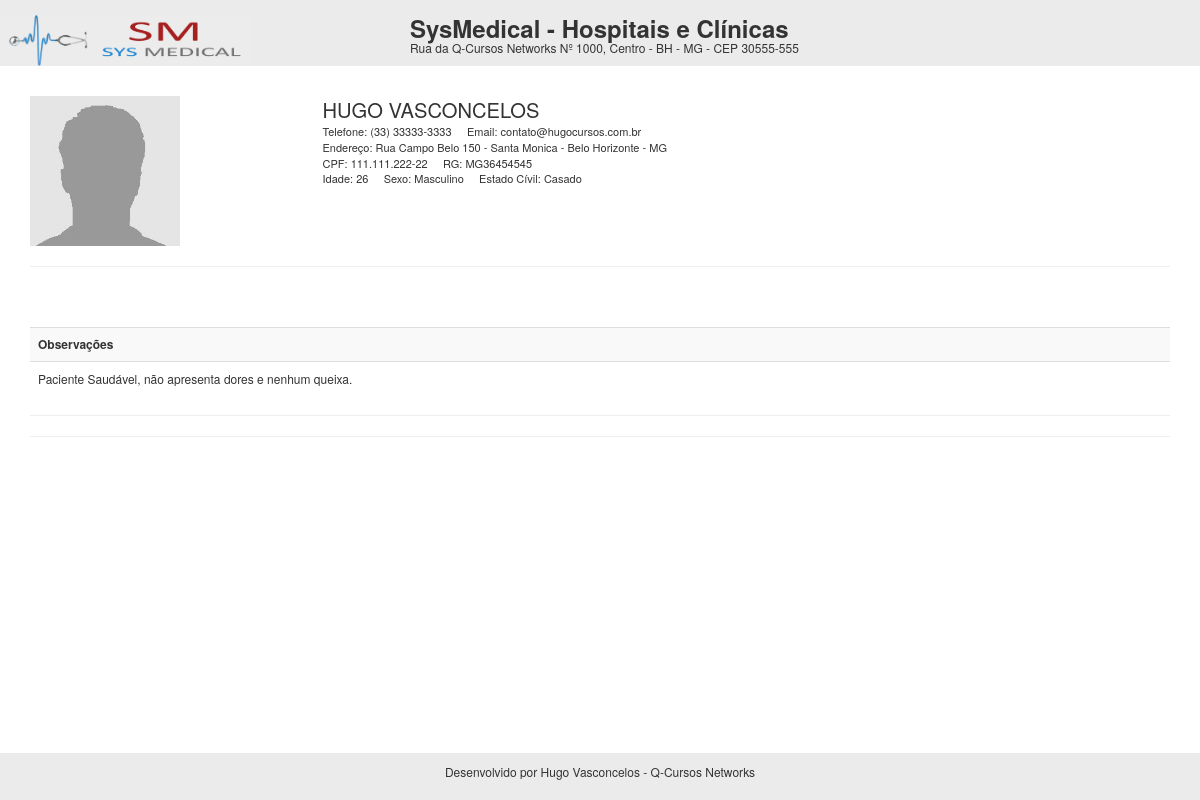
The app's page /painel-atend/rel/rel_ficha.php?id=1 with its own data.
### tables this page shows
CREATE TABLE `pacientes` (
  `id` int(11) NOT NULL AUTO_INCREMENT,
  `nome` varchar(35) NOT NULL,
  `cpf` varchar(20) NOT NULL,
  `rg` varchar(20) NOT NULL,
  `telefone` varchar(15) NOT NULL,
  `email` varchar(35) NOT NULL,
  `data_nasc` date NOT NULL,
  `idade` int(11) NOT NULL,
  `civil` varchar(15) NOT NULL,
  `sexo` varchar(15) NOT NULL,
  `endereco` varchar(100) DEFAULT NULL,
  `obs` varchar(350) DEFAULT NULL,
  PRIMARY KEY (`id`)
);

### painel-atend/rel/rel_ficha.php (the view, shortened to what this page needs)
<?php
include('../../conexao.php');
$id = $_GET['id'];
 ?>
<link rel="stylesheet" href="https://maxcdn.bootstrapcdn.com/bootstrap/3.3.7/css/bootstrap.min.css">
<div class="cabecalho">
		<div class="row">
			<div class="col-sm-4">
			  <img src="../../img/logo-rel.jpg" width="250px">
			</div>
			<div class="col-sm-6">
			 <h3 class="titulo"><b>SysMedical - Hospitais e Clínicas</b></h3>
			 <h6 class="titulo">Rua da Q-Cursos Networks Nº 1000, Centro - BH - MG - CEP 30555-555</h6>
			</div>
		</div>
</div>
<div class="container">
			<?php
			$res = $pdo->query("SELECT * from pacientes where id = '$id' order by nome asc");
			$dados = $res->fetchAll(PDO::FETCH_ASSOC);
			for ($i=0; $i < count($dados); $i++) {
			$nome = $dados[$i]['nome'];
			$cpf = $dados[$i]['cpf'];
			$rg = $dados[$i]['rg'];
			$telefone = $dados[$i]['telefone'];
			$email = $dados[$i]['email'];
			$idade = $dados[$i]['idade'];
			$civil = $dados[$i]['civil'];
			$sexo = $dados[$i]['sexo'];
			$obs = $dados[$i]['obs'];
            }
         	?>
			<div class="row">
				<div class="col-sm-3">
					<?php
						if($sexo == 'Masculino'){
							echo '<img src="../../img/homem.jpg" width="150px">';
						}else{
							echo '<img src="../../img/mulher.jpg" width="150px">';
						}
					 ?>
				</div>
				<div class="col-sm-9">
				   <big><big><?php echo strtoupper($nome) ?></big></big><br>
				   <span class="dados">Telefone: <?php echo $telefone ?> &nbsp; &nbsp; Email: <?php echo $email ?> </span><br>
				    <span class="dados">Endereço: Rua Campo Belo 150 - Santa Monica - Belo Horizonte - MG </span><br>
				     <span class="dados">CPF: <?php echo $cpf ?> &nbsp; &nbsp; RG: <?php echo $rg ?> </span><br>
				     <span class="dados">Idade: <?php echo $idade ?> &nbsp; &nbsp; Sexo: <?php echo $sexo ?> &nbsp; &nbsp; Estado Cívil: <?php echo $civil ?> </span><br>
				</div>
			</div>
		<hr>
		<br><br>
		<table class="table">
			<tr bgcolor="#f9f9f9">
				<td style="font-size:12px"> <b>Observações</b> </td>
			</tr>
                <tr>
				<td style="font-size:12px"> <?php echo $obs; ?> </td>
				</tr>
		</table>
		<hr>
		<hr>
</div>
<div class="footer">
 <p style="font-size:12px" align="center">Desenvolvido por Hugo Vasconcelos - Q-Cursos Networks</p>
</div>

### painel-atend/rel/rel_ficha.php (style rules this page uses)
.footer { position:absolute; bottom:0; width:100%; background-color: #ebebeb; padding:10px; }
.cabecalho { background-color: #ebebeb; padding-top:15px; margin-bottom:30px; }
.titulo { margin:0; }
.dados { font-size:11px; }

### records on screen
pacientes: nome "HUGO VASCONCELOS", telefone "(33) 33333-3333", email "contato@hugocursos.com.br", cpf "111.111.222-22", rg "MG36454545", idade "26", sexo "Masculino", civil "Casado", obs "Paciente Saudável, não apresenta dores e nenhum queixa."
